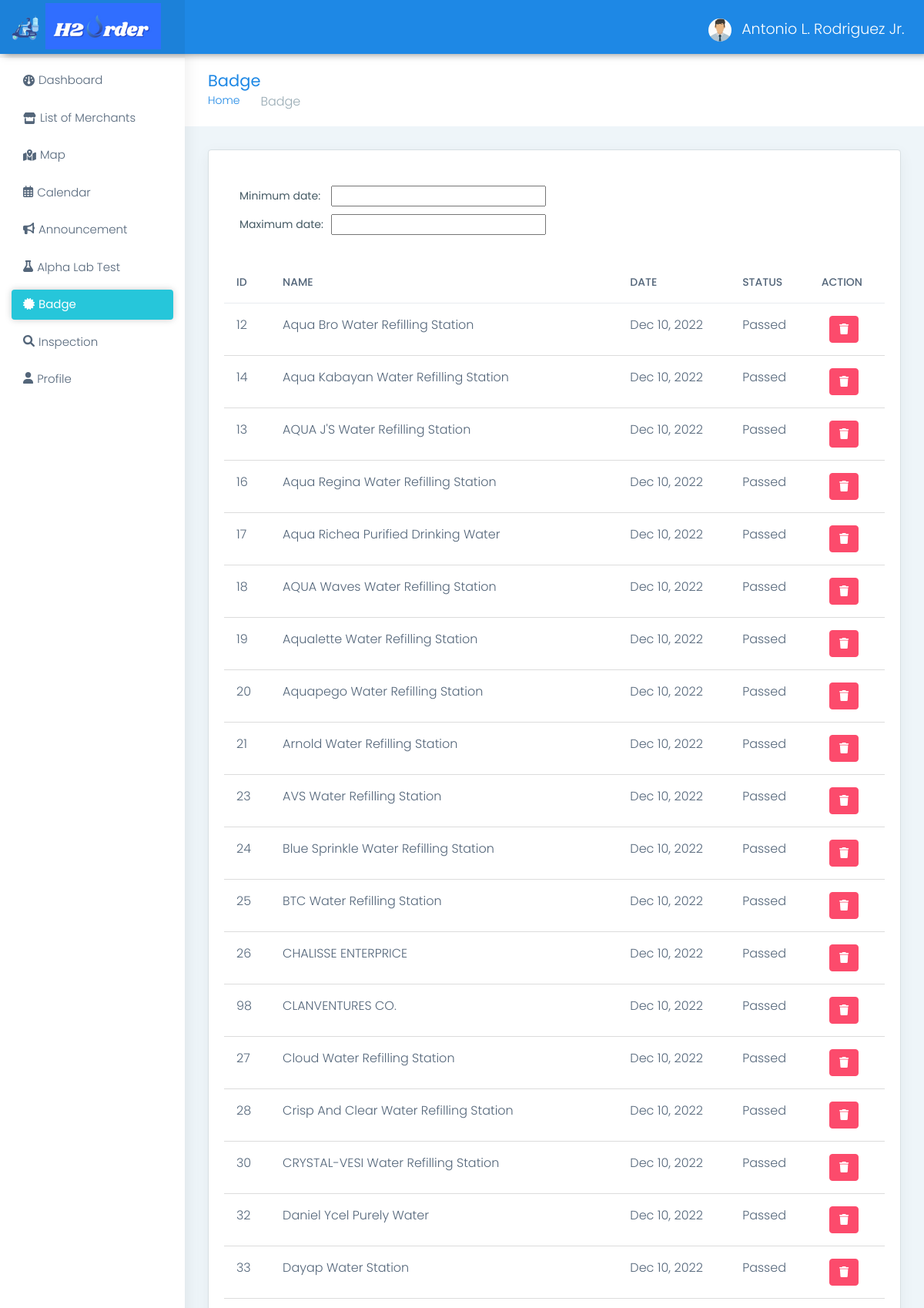
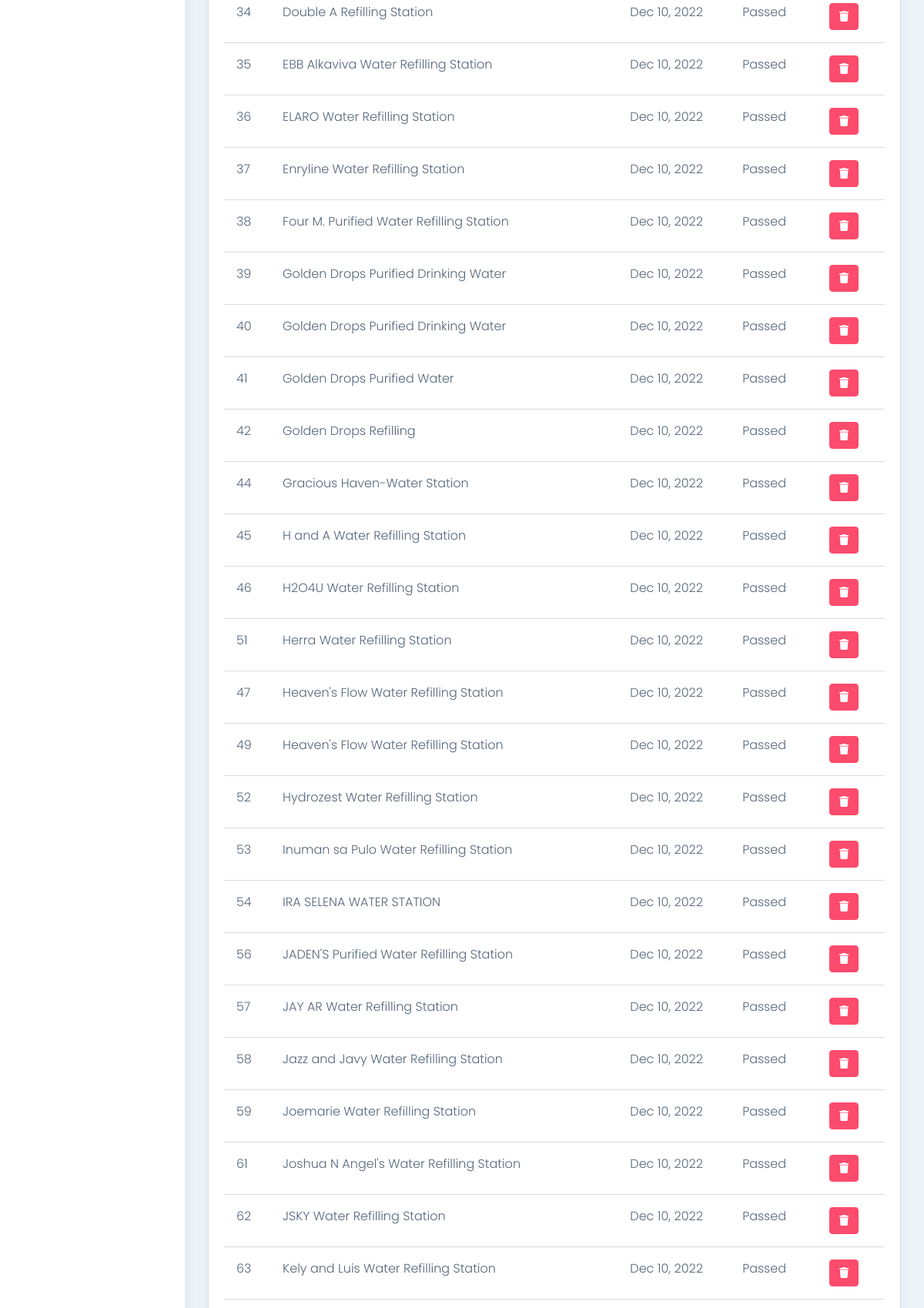
Screenshot of /admin/badge.php (signed in, upper part) with the database file from the repository (2 pictures, top to bottom).
### tables this page shows
CREATE TABLE `inspection` (
  `inspection_id` int(11) NOT NULL,
  `admin_id` int(11) NOT NULL,
  `merchant_id` int(11) NOT NULL,
  `date` timestamp NOT NULL DEFAULT current_timestamp() ON UPDATE current_timestamp(),
  `file` varchar(255) NOT NULL,
  `status` varchar(50) NOT NULL
);

CREATE TABLE `merchant` (
  `merchant_id` int(11) NOT NULL,
  `username` varchar(255) NOT NULL,
  `password` varchar(255) NOT NULL,
  `business_name` varchar(255) NOT NULL,
  `owner` varchar(255) NOT NULL,
  `address` varchar(255) NOT NULL,
  `barangay` varchar(255) NOT NULL,
  `email` varchar(255) NOT NULL,
  `contact_number` varchar(255) NOT NULL,
  `image` varchar(255) NOT NULL,
  `latitude` varchar(255) NOT NULL,
  `longitude` varchar(255) NOT NULL,
  `opening` time NOT NULL,
  `closing` time NOT NULL,
  `status` varchar(255) NOT NULL
);

### admin/name.php (called while the page is built, shortened)
<?php
	require 'connect.php';
	$query = $conn->query("SELECT * FROM `admin` WHERE `admin_id` = '$_SESSION[admin_id]'") or die(mysqli_error());
	$fetch = $query->fetch_array();
?>

### admin/badge.php (the view, shortened to what this page needs)
<!DOCTYPE html>
<?php
    require 'name.php';
?>
<html dir="ltr" lang="en">
<head>
    <link href="css/style.min.css" rel="stylesheet">
<link rel="stylesheet" href="https://cdn.datatables.net/1.10.21/css/dataTables.bootstrap4.min.css">
 <link rel='stylesheet' href='https://cdn.datatables.net/buttons/1.2.2/css/buttons.bootstrap.min.css'>
<link rel='stylesheet' href='https://cdn.datatables.net/1.10.24/css/jquery.dataTables.min.css'>
<link rel='stylesheet' href='https://cdn.datatables.net/datetime/1.0.3/css/dataTables.dateTime.min.css'>
</head>
<body>
    <div id="main-wrapper" data-layout="vertical" data-navbarbg="skin5" data-sidebartype="full"
        data-sidebar-position="absolute" data-header-position="absolute" data-boxed-layout="full">
        <header class="topbar" data-navbarbg="skin6">
            <nav class="navbar top-navbar navbar-expand-md navbar-dark">
                <div class="navbar-header" data-logobg="skin6">
                   <a class="navbar-brand ms-4" href="adminhome.php">
                        <b class="logo-icon">
                            <img src="assets/images/logo.png" style="height: 60px; margin-top: 15px; margin-left:-20px" alt="homepage" class="dark-logo" />
                        </b>
                        <span class="logo-text">
                            <img src="assets/images/H3.png" style="width: 150px; margin-left: -10px;margin-top:-10px" alt="homepage" class="dark-logo" />
                        </span>
                    </a>
                </div>
                <div class="navbar-collapse collapse" id="navbarSupportedContent" data-navbarbg="skin5">
                    <ul class="navbar-nav me-auto mt-md-0 ">
                        <li class="nav-item search-box">
                            <a class="nav-link text-muted" href="javascript:void(0)"><i class="ti-search"></i></a>
                        </li>
                    </ul>
                    <ul class="navbar-nav">
                        <li class="nav-item dropdown">
                            <a class="nav-link dropdown-toggle text-muted waves-effect waves-dark" href="#" id="navbarDropdown" role="button" data-bs-toggle="dropdown" aria-expanded="false">
                                <img src = "photo/<?php echo $fetch['photo']?>" alt="user" class="profile-pic me-2">
                                <?php echo $fetch['name']?>
                            </a>
                        </li>
                    </ul>
                </div>
            </nav>
        </header>
        <aside class="left-sidebar" data-sidebarbg="skin6">
            <div class="scroll-sidebar">
                  <?php include 'navbar.php' ?>
            </div>
        </aside>
        <div class="page-wrapper">
            <div class="page-breadcrumb">
                <div class="row align-items-center">
                    <div class="col-md-6 col-8 align-self-center">
                        <h3 class="page-title mb-0 p-0">Badge</h3>
                        <div class="d-flex align-items-center">
                            <nav aria-label="breadcrumb">
                                <ol class="breadcrumb">
                                    <li class="breadcrumb-item"><a href="#">Home</a></li>
                                    <li class="breadcrumb-item active" aria-current="page">Badge</li>
                                </ol>
                            </nav>
                        </div>
                    </div>
                </div>
            </div>
            <div class="container-fluid">
                <div class="row">
                    <div class="col-sm-12">
                        <div class="card">
                            <div class="card-body">
                                <div class="table-responsive">
     <br>
<table border="0" cellspacing="5" cellpadding="5" style="margin-left: 15px; margin-bottom:30px;">
        <tbody><tr>
            <td>Minimum date:</td>
            <td><input type="text" id="min" name="min"></td>
        </tr>
        <tr>
            <td>Maximum date:</td>
            <td><input type="text" id="max" name="max"></td>
        </tr>
    </tbody>
</table>
                                    <table id="table" class="table user-table">
                                        <thead>
                                            <tr>
                                                <th class="border-top-0">ID</th>
                                                <th class="border-top-0">NAME</th>
                                                <th class="border-top-0">DATE</th>
                                                <th class="border-top-0">STATUS</th>
                                                <th class="border-top-0">ACTION</th>
                                            </tr>
                                        </thead>
                                        <tbody>
                                              <?php
                                                   $query = $conn->query("SELECT inspection.inspection_id, merchant.business_name,
                                                          inspection.date,inspection.status, admin.inspection_date, merchant.business_name
                                                 FROM merchant
                                                 RIGHT JOIN inspection ON merchant.merchant_id = inspection.merchant_id
                                                 RIGHT JOIN admin ON admin.admin_id = inspection.admin_id
                                                 WHERE inspection.date > DATE_SUB(admin.inspection_date, INTERVAL 6 MONTH) && inspection.status = 'Passed'
                                                 GROUP BY merchant.merchant_id") or die(mysqli_error());
                                                   while($fetch = $query->fetch_array()){
                                               ?>
                                            <tr>
                                                <td><?php echo $fetch['inspection_id']?></td>
                                                <td><?php echo $fetch['business_name']?></td>
                                                <td><?php echo date("M d, Y", strtotime($fetch['date']))?></td>
                                                <td><?php echo $fetch['status']?></td>
                                                <td>
                                                   <a class = "btn btn-danger" href="delete_inspection.php?inspection_id=<?php echo $fetch['inspection_id']?>" onclick = "confirmationDelete(this); return false;"
                                                     style="color:white; margin-left:10px">
                                                    <i class="fa-solid fa-trash"></i></a></td>
                                            </tr>
                                             <?php
                                                }
                                              ?>
                                            </tbody>
                                        </table>
                                    </div>
                                </div>
                            </div>
                        </div>
                    </div>
            </div>
        </div>
    </div>
</body>
</html>

### admin/badge.php (style rules this page uses)
tbody, td, tfoot, th, thead, tr { border-color: #DCDCDC; border-style:solid; border-width: 0; }

### rows the page displays
inspection: inspection_id "12", merchant.business_name "Aqua Bro Water Refilling Station", date "Dec 10, 2022", status "Passed"
inspection: inspection_id "14", merchant.business_name "Aqua Kabayan Water Refilling Station", date "Dec 10, 2022", status "Passed"
inspection: inspection_id "13", merchant.business_name "AQUA J'S Water Refilling Station", date "Dec 10, 2022", status "Passed"
inspection: inspection_id "16", merchant.business_name "Aqua Regina Water Refilling Station", date "Dec 10, 2022", status "Passed"
inspection: inspection_id "17", merchant.business_name "Aqua Richea Purified Drinking Water", date "Dec 10, 2022", status "Passed"
inspection: inspection_id "18", merchant.business_name "AQUA Waves Water Refilling Station", date "Dec 10, 2022", status "Passed"
inspection: inspection_id "19", merchant.business_name "Aqualette Water Refilling Station", date "Dec 10, 2022", status "Passed"
inspection: inspection_id "20", merchant.business_name "Aquapego Water Refilling Station", date "Dec 10, 2022", status "Passed"
inspection: inspection_id "21", merchant.business_name "Arnold Water Refilling Station", date "Dec 10, 2022", status "Passed"
inspection: inspection_id "23", merchant.business_name "AVS Water Refilling Station", date "Dec 10, 2022", status "Passed"
inspection: inspection_id "24", merchant.business_name "Blue Sprinkle Water Refilling Station", date "Dec 10, 2022", status "Passed"
inspection: inspection_id "25", merchant.business_name "BTC Water Refilling Station", date "Dec 10, 2022", status "Passed"
inspection: inspection_id "26", merchant.business_name "CHALISSE ENTERPRICE", date "Dec 10, 2022", status "Passed"
inspection: inspection_id "98", merchant.business_name "CLANVENTURES CO.", date "Dec 10, 2022", status "Passed"
inspection: inspection_id "27", merchant.business_name "Cloud Water Refilling Station", date "Dec 10, 2022", status "Passed"
inspection: inspection_id "28", merchant.business_name "Crisp And Clear Water Refilling Station", date "Dec 10, 2022", status "Passed"
inspection: inspection_id "30", merchant.business_name "CRYSTAL-VESI Water Refilling Station", date "Dec 10, 2022", status "Passed"
inspection: inspection_id "32", merchant.business_name "Daniel Ycel Purely Water", date "Dec 10, 2022", status "Passed"
inspection: inspection_id "33", merchant.business_name "Dayap Water Station", date "Dec 10, 2022", status "Passed"
inspection: inspection_id "34", merchant.business_name "Double A Refilling Station", date "Dec 10, 2022", status "Passed"
inspection: inspection_id "35", merchant.business_name "EBB Alkaviva Water Refilling Station", date "Dec 10, 2022", status "Passed"
inspection: inspection_id "36", merchant.business_name "ELARO Water Refilling Station", date "Dec 10, 2022", status "Passed"
inspection: inspection_id "37", merchant.business_name "Enryline Water Refilling Station", date "Dec 10, 2022", status "Passed"
inspection: inspection_id "38", merchant.business_name "Four M. Purified Water Refilling Station", date "Dec 10, 2022", status "Passed"
inspection: inspection_id "39", merchant.business_name "Golden Drops Purified Drinking Water", date "Dec 10, 2022", status "Passed"
inspection: inspection_id "40", merchant.business_name "Golden Drops Purified Drinking Water", date "Dec 10, 2022", status "Passed"
inspection: inspection_id "41", merchant.business_name "Golden Drops Purified Water", date "Dec 10, 2022", status "Passed"
inspection: inspection_id "42", merchant.business_name "Golden Drops Refilling", date "Dec 10, 2022", status "Passed"
inspection: inspection_id "44", merchant.business_name "Gracious Haven-Water Station", date "Dec 10, 2022", status "Passed"
inspection: inspection_id "45", merchant.business_name "H and A Water Refilling Station", date "Dec 10, 2022", status "Passed"
inspection: inspection_id "46", merchant.business_name "H2O4U Water Refilling Station", date "Dec 10, 2022", status "Passed"
inspection: inspection_id "51", merchant.business_name "Herra Water Refilling Station", date "Dec 10, 2022", status "Passed"
inspection: inspection_id "47", merchant.business_name "Heaven's Flow Water Refilling Station", date "Dec 10, 2022", status "Passed"
inspection: inspection_id "49", merchant.business_name "Heaven's Flow Water Refilling Station", date "Dec 10, 2022", status "Passed"
inspection: inspection_id "52", merchant.business_name "Hydrozest Water Refilling Station", date "Dec 10, 2022", status "Passed"
inspection: inspection_id "53", merchant.business_name "Inuman sa Pulo Water Refilling Station", date "Dec 10, 2022", status "Passed"
inspection: inspection_id "54", merchant.business_name "IRA SELENA WATER STATION", date "Dec 10, 2022", status "Passed"
inspection: inspection_id "56", merchant.business_name "JADEN'S Purified Water Refilling Station", date "Dec 10, 2022", status "Passed"
inspection: inspection_id "57", merchant.business_name "JAY AR Water Refilling Station", date "Dec 10, 2022", status "Passed"
inspection: inspection_id "58", merchant.business_name "Jazz and Javy Water Refilling Station", date "Dec 10, 2022", status "Passed"
inspection: inspection_id "59", merchant.business_name "Joemarie Water Refilling Station", date "Dec 10, 2022", status "Passed"
inspection: inspection_id "61", merchant.business_name "Joshua N Angel's Water Refilling Station", date "Dec 10, 2022", status "Passed"
inspection: inspection_id "62", merchant.business_name "JSKY Water Refilling Station", date "Dec 10, 2022", status "Passed"
inspection: inspection_id "63", merchant.business_name "Kely and Luis Water Refilling Station", date "Dec 10, 2022", status "Passed"

### other values shown
$fetch['name'] "Antonio L. Rodriguez Jr."
